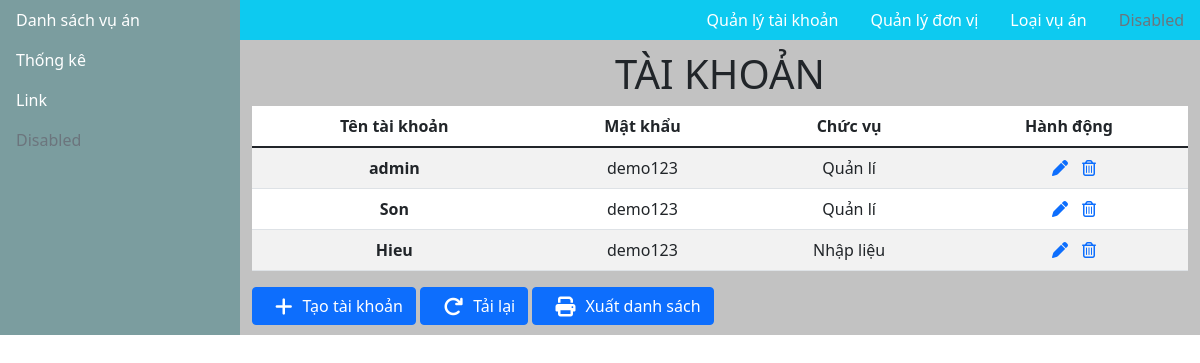
The page /account.php on the database its author committed.
### tables this page shows
CREATE TABLE `tbl_user` (
  `id_user` int(100) NOT NULL,
  `name_user` varchar(100) NOT NULL,
  `password` varchar(100) NOT NULL,
  `chuc_vu` varchar(100) NOT NULL
);

### account.php (the view, shortened to what this page needs)
<?php
    include('config.php');
    $user = " SELECT * FROM tbl_user";
    $query_user = mysqli_query($conn,$user);
?>
<!DOCTYPE html>
<html lang="en">
<head>
    <link href="https://cdn.jsdelivr.net/npm/bootstrap@5.1.3/dist/css/bootstrap.min.css" rel="stylesheet">
    <link rel="stylesheet" href="style.css">
    <link rel="stylesheet" href="assets/font/fontawesome/css/all.css">
</head>
<body>
    <div id="wrapper">
        <section class="section">
    <div class=" content">
        <?php
            include('sidebar.php');
        ?>
        <div class=" main">
            <?php
                include('menu.php');
            ?>
        <div class="main-content container">
            <table class="table table-striped">
            <h1 style="text-align: center; text-transform: uppercase;">Tài khoản</h1>
                    <thead>
                        <tr>
                        <th scope="col">Tên tài khoản</th>
                        <th scope="col">Mật khẩu</th>
                        <th scope="col">Chức vụ</th>
                        <th scope="col">Hành động</th>
                        </tr>
                    </thead>
                    <tbody>
                    <?php
                         while($cot = mysqli_fetch_array($query_user)){
                    ?>
                        <tr>
                        <th scope="row"><?php echo $cot['name_user']; ?></th>
                        <td><?php echo $cot['password']; ?></td>
                        <td><?php echo $cot['chuc_vu']; ?></td>
                        <td>
                            <a href="sua-account.php? & STT=<?php echo $cot['id_user'];?>"><i class="fa-solid fa-pen" name="update"></i></a>
                            <a href="xoa-account.php? & STT=<?php echo $cot['id_user'];?>"><i class="fa-regular fa-trash-can"></i></a>
                        </td>
                        </tr>
                        <?php
                         }
                         ?>
                    </tbody>
                </table>
                <div class="main-selecte">
                   <a name="" id="" class="btn btn-primary" href="add-account.php" role="button"><i class="fa-solid fa-plus fa-lg"></i>Tạo tài khoản</a>
                   <a name="" id="" class="btn btn-primary" href="account.php" role="button"><i class="fa-solid fa-arrow-rotate-right fa-lg"></i>Tải lại</a>
                   <a name="" id="" class="btn btn-primary" href="" role="button"><i class="fa-solid fa-print fa-lg"></i>Xuất danh sách</a>
                </div>
        </div>
</div>
</section>
</body>
</html>

### style.css (style rules this page uses)
* { margin: 0; padding: 0; }
.section { background-color: #9999; }
.content { display: flex; }
.main { flex: 4; }
.main-content { margin: 10px 0; }
.table { background-color: #fff; }
.table-striped { text-align: center; }
.fa-solid { padding: 0 10px; }
th { padding: 16px 8px; }

### rows shown on the page
tbl_user: name_user "admin", password "demo123", chuc_vu "Quản lí"
tbl_user: name_user "Son", password "demo123", chuc_vu "Quản lí"
tbl_user: name_user "Hieu", password "demo123", chuc_vu "Nhập liệu"
